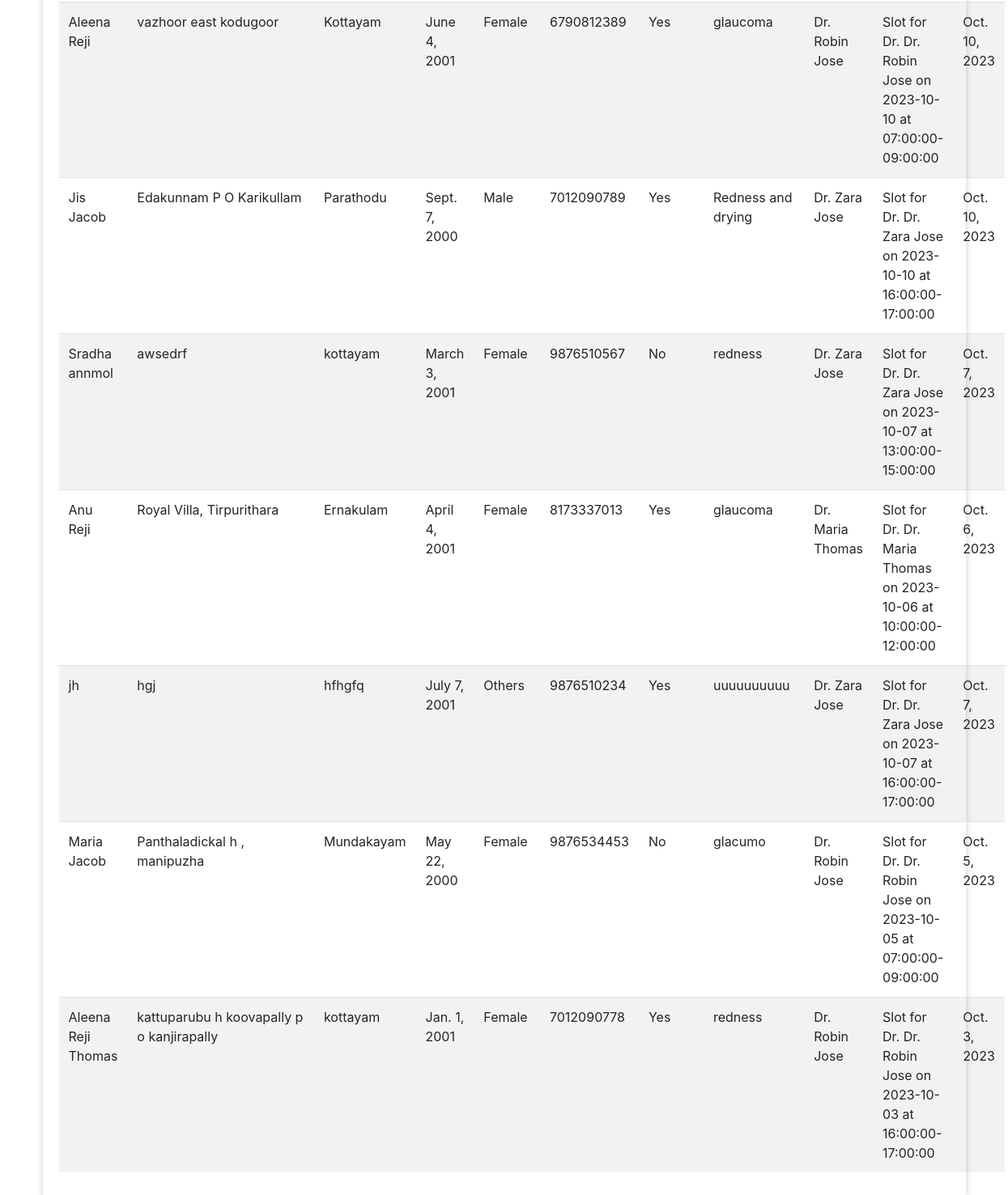
/rep_appointmentlist (signed in, lower part), run on an earlier commit of the app's database.
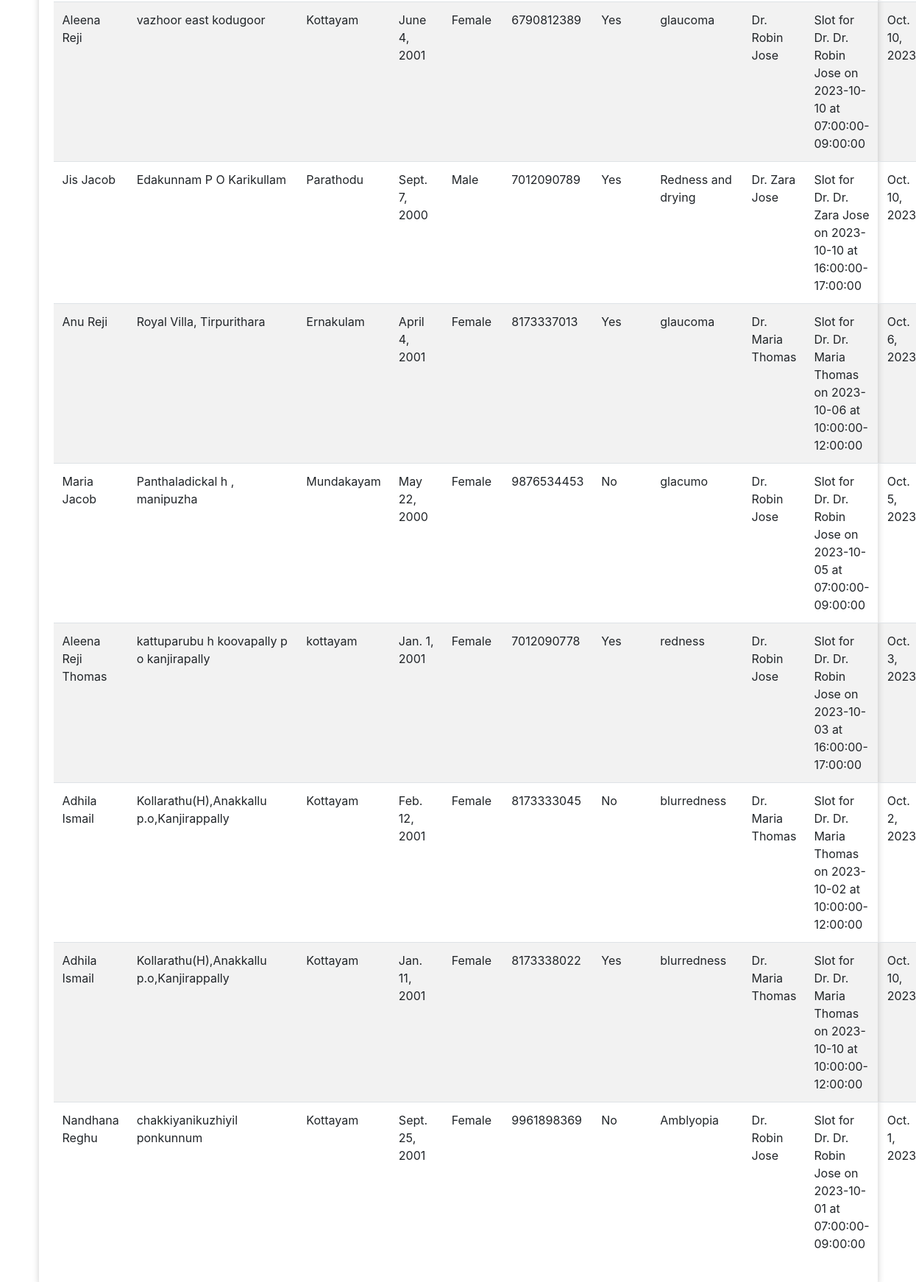
And on a later commit of the database.
### eyeapp/models.py (models this page shows)
class Appointment(models.Model):
    name = models.CharField(max_length=100)
    address = models.CharField(max_length=200)
    place = models.CharField(max_length=100)
    dob = models.DateField()
    gender = models.CharField(max_length=10, choices=[('Male', 'Male'), ('Female', 'Female'), ('Others', 'Others')], blank=True, null=True)
    mobile = models.CharField(max_length=15)
    allergy = models.CharField(max_length=3)
    reason = models.TextField()
    doctor = models.ForeignKey(Docs, on_delete=models.CASCADE, related_name='appointments')
    user = models.ForeignKey(CustomUser, on_delete=models.CASCADE, blank=True, null=True)
    slot = models.ForeignKey(Slots, on_delete=models.CASCADE)
    date = models.DateField()
    status=models.BooleanField(default=False)
    def __str__(self):
        return f"Appointment with Dr. {self.doctor.Name} on {self.date} at {self.slot.start_time}-{self.slot.end_time}"

class Docs(models.Model):
    user = models.ForeignKey(CustomUser, on_delete=models.CASCADE, blank=True, null=True)
    Dep_id = models.ForeignKey(Deps, on_delete=models.CASCADE)
    Name = models.CharField(max_length=110)
    dob = models.CharField(max_length=50, blank=True, null=True)
    city = models.TextField()
    address = models.CharField(max_length=50, blank=True, null=True)
    phn = models.IntegerField()
    gender = models.CharField(max_length=10, choices=[('Male', 'Male'), ('Female', 'Female'), ('Others', 'Others')], blank=True, null=True)
    state = models.CharField(max_length=100, null=True, blank=True)
    country = models.CharField(max_length=100, null=True, blank=True)
    institution = models.CharField(max_length=100, null=True, blank=True)
    subject = models.CharField(max_length=100, null=True, blank=True)
    degree = models.CharField(max_length=100, null=True, blank=True)
    year = models.CharField(max_length=100, null=True, blank=True)
    reset_password = models.CharField(max_length=128, null=True, blank=True)  # New field for reset password
    def __str__(self):
        return self.Name

class Slots(models.Model):
    doctor = models.ForeignKey(Docs, on_delete=models.CASCADE)
    date = models.DateField(null=True,blank=True)
    start_time = models.TimeField()
    end_time = models.TimeField()
    def __str__(self):
        return f"Slot for Dr. {self.doctor.Name} on {self.date} at {self.start_time}-{self.end_time}"

### eyeapp/views.py (the view)
# urls.py: path('rep_appointmentlist',views.rep_appointmentlist,name="rep_appointmentlist"),
@login_required(login_url="dd")
def rep_appointmentlist(request,  ):
    patients = Appointment.objects.all()
    print(patients)
    print(request.user.id)
    return render(request, 'rep_appointmentlist.html', {'doctor': doctor, 'patients': patients})

### templates/rep_appointmentlist.html (shortened to what this page needs)
<!DOCTYPE html>
<html lang="en">
<head>
    <link rel="stylesheet" href="https://maxcdn.bootstrapcdn.com/bootstrap/4.5.2/css/bootstrap.min.css">
</head>
<body>
    <div class="container mt-5">
        <table class="table table-striped">
            <tbody>
                {% for i in patients %}
                <tr>
                    <td>{{ i.name }}</td>
                    <td>{{ i.address }}</td>
                    <td>{{ i.place }}</td>
                    <td>{{ i.dob }}</td>
                    <td>{{ i.gender }}</td>
                    <td>{{ i.mobile }}</td>
                    <td>{{ i.allergy }}</td>
                    <td>{{ i.reason }}</td>
                    <td>{{ i.doctor }}</td>
                    <td>{{ i.slot }}</td>
                    <td>{{ i.date }}</td>
                </tr>
                {% empty %}
                <tr>
                    <td colspan="5">No patients found.</td>
                </tr>
                {% endfor %}
            </tbody>
        </table>
    </div>
</body>
</html>

### templates/rep_appointmentlist.html (style rules this page uses)
body { background-image: url('https://i.pinimg.com/originals/2d/b2/23/2db2230cd29837283681b88a3ea00ce9.png'); background-size: cover; background-repeat: no-repeat; background-attachment: fixed; background-position: center center; }
.container { background-color: rgba(255, 255, 255, 0.9); padding: 20px; border-radius: 10px; box-shadow: 0 0 10px rgba(0, 0, 0, 0.2); }
table { width: 500%; }

What changed in the data, as far as the page shows it:
removed Appointment: name "Sradha annmol", address "awsedrf", place "kottayam", dob "March 3, 2001", gender "Female", mobile "9876510567", allergy "No", reason "redness", doctor "Dr. Zara Jose", slot "Slot for Dr. Dr. Zara Jose on 2023-10-07 at 13:00:00-15:00:00", date "Oct. 7, 2023"
removed Appointment: name "jh", address "hgj", place "hfhgfq", dob "July 7, 2001", gender "Others", mobile "9876510234", allergy "Yes", reason "uuuuuuuuuu", doctor "Dr. Zara Jose", slot "Slot for Dr. Dr. Zara Jose on 2023-10-07 at 16:00:00-17:00:00", date "Oct. 7, 2023"
added Appointment: name "Adhila Ismail", address "Kollarathu(H),Anakkallu p.o,Kanjirappally", place "Kottayam", dob "Feb. 12, 2001", gender "Female", mobile "8173333045", allergy "No", reason "blurredness", doctor "Dr. Maria Thomas", slot "Slot for Dr. Dr. Maria Thomas on 2023-10-02 at 10:00:00-12:00:00", date "Oct. 2, 2023"
added Appointment: name "Adhila Ismail", address "Kollarathu(H),Anakkallu p.o,Kanjirappally", place "Kottayam", dob "Jan. 11, 2001", gender "Female", mobile "8173338022", allergy "Yes", reason "blurredness", doctor "Dr. Maria Thomas", slot "Slot for Dr. Dr. Maria Thomas on 2023-10-10 at 10:00:00-12:00:00", date "Oct. 10, 2023"
added Appointment: name "Nandhana Reghu", address "chakkiyanikuzhiyil ponkunnum", place "Kottayam", dob "Sept. 25, 2001", gender "Female", mobile "9961898369", allergy "No", reason "Amblyopia", doctor "Dr. Robin Jose", slot "Slot for Dr. Dr. Robin Jose on 2023-10-01 at 07:00:00-09:00:00", date "Oct. 1, 2023"
